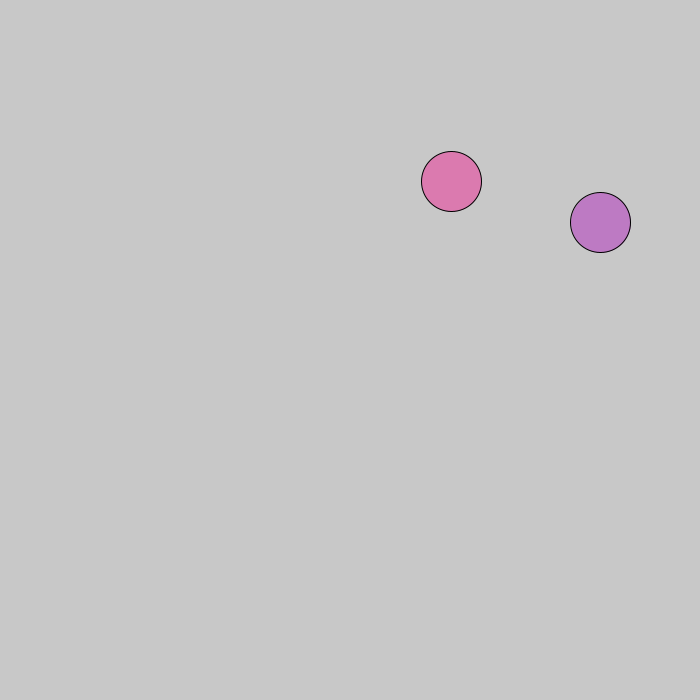
Frame 1 (no input)
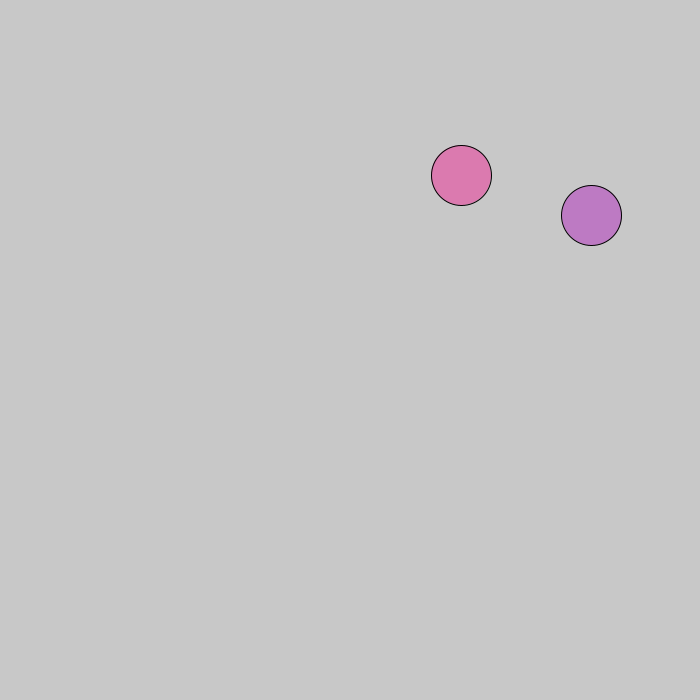
Frame 60 (the mouse pressed at the canvas centre just before this capture)
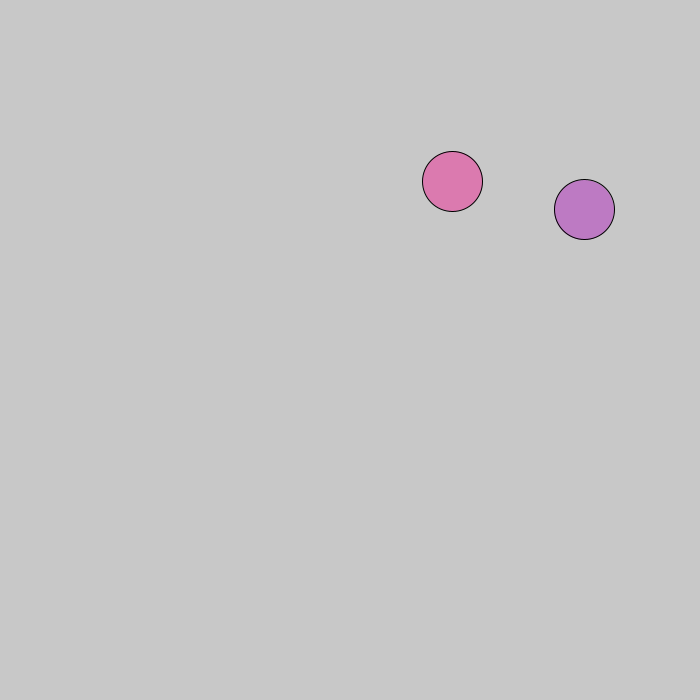
Frame 120 (the mouse held since frame 60 and released just before this capture)

The Processing sketch that drew these frames (run headless with seeded random() and noise(); from frame 60 on, the mouse is pressed at the canvas centre):

// Processing sketch: mitosis
// ── mitosis.pde

// AUTHOR
// shubham pathak
//Cell cell;

ArrayList<Cell>cells=new ArrayList<Cell>();

void setup()
{
  size(700,700);
  cells.add(new Cell());
  cells.add(new Cell());
}

void draw()
{
  background(200);
  
  for(Cell c:cells){
     c.move();
     c.show();
  }
  
   
}

void mousePressed(){

  for(int i=cells.size()-1;i>=0;i--){
  
    Cell c=cells.get(i);
  
     if(c.clicked(mouseX,mouseY))
     {
       cells.add(c.mitosis());
       cells.add(c.mitosis());
       cells.remove(i);
     }
  
  
  }
  

}

// ── Cell.pde
class Cell
{
  PVector pos;
  float r;
  color c;


Cell(PVector pos,float r,color c)
{
  this.pos=pos.copy();
  this.r=r;
  this.c=c;
}
  
Cell ()
{
  pos=new PVector(random(width),random(height));
  this.r = 60;
  this.c=color(random(100,255),0,random(100,255),100);
}

boolean clicked(int x,int y){

  float d=dist(this.pos.x,this.pos.y,x,y);
  if(d<this.r)
  return true;
  else
  return false;
  
  
}

Cell mitosis(){
Cell cell=new Cell(this.pos,this.r*0.8,this.c);
return cell;

}

void move()
{
  PVector vel=PVector.random2D();
  this.pos.add(vel);
}

void show()
{
  fill(this.c);
  ellipse(this.pos.x,this.pos.y,this.r,this.r);
}


  
}
